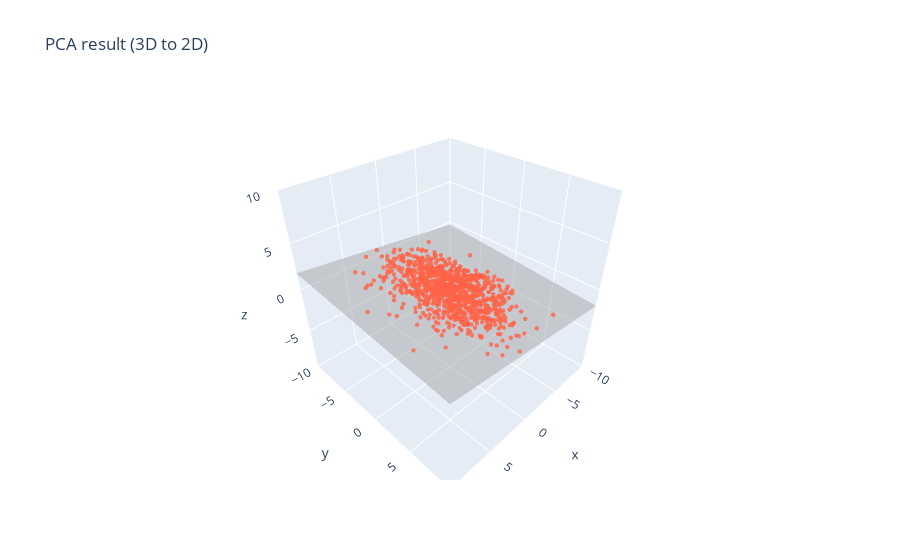

The notebook cell this image was saved under:
### Code cell
# Generate a grid for plotting a plane
x_plane, y_plane = np.meshgrid(np.linspace(-10, 10), np.linspace(-10, 10))
# Calculate z-values for the plane using the projection_onto_z_plane function
z_plane = projection_onto_z_plane(x_plane, y_plane, pc3)

# Initialize the figure and add a surface trace for the plane
fig = go.Figure(data=[go.Surface(
    x=x_plane, y=y_plane, z=z_plane,
    opacity=0.5,
    colorscale=[[0, 'rgb(150,150,150)'], [1, 'rgb(150,150,150)']],  # Set to gray color
    showscale=False  # Hide the color scale
)])

# Extract x, y, z components of the centered data
proj_x, proj_y, proj_z = centered_data.T
# Calculate z-values for the data points' projection onto the plane
proj_z = projection_onto_z_plane(proj_x, proj_y, pc3)

# Add a scatter trace for the projected data points
fig.add_trace(go.Scatter3d(x=proj_x, y=proj_y, z=proj_z, mode='markers',
    marker=dict(
        size=1.5,
        opacity=0.8,
        color='tomato'
    ),
    name='Data',
    showlegend=False
))

# Update the layout to customize the plot appearance
fig.update_layout(title='PCA result (3D to 2D)',
                  scene=dict(aspectmode='cube',
                             xaxis=dict(range=[-10, 10], autorange=False),
                             yaxis=dict(range=[-10, 10], autorange=False),
                             zaxis=dict(range=[-10, 10], autorange=False)))

fig.show()

### Figure 1 — Plotly figure (JSON) as saved in the notebook; plotly's stock layout.template omitted (floating-point values rounded to 4 significant figures; data arrays with more than 128 entries replaced by an {"elided": "..."} marker saying what was removed)
{"data": [{"colorscale": [[0, "rgb(150,150,150)"], [1, "rgb(150,150,150)"]], "opacity": 0.5, "showscale": false, "type": "surface", "x": {"elided": "50x50 float values"}, "y": {"elided": "50x50 float values"}, "z": {"elided": "50x50 float values"}}, {"marker": {"color": "tomato", "opacity": 0.8, "size": 1.5}, "mode": "markers", "name": "Data", "showlegend": false, "type": "scatter3d", "x": {"elided": "1000 float values"}, "y": {"elided": "1000 float values"}, "z": {"elided": "1000 float values"}}], "layout": {"scene": {"aspectmode": "cube", "xaxis": {"autorange": false, "range": [-10, 10]}, "yaxis": {"autorange": false, "range": [-10, 10]}, "zaxis": {"autorange": false, "range": [-10, 10]}}, "title": {"text": "PCA result (3D to 2D)"}}}
